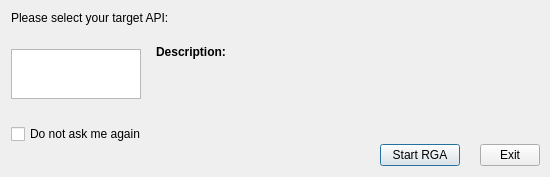
<?xml version="1.0" encoding="UTF-8"?>
<ui version="4.0">
 <class>RgStartupDialog</class>
 <widget class="QDialog" name="rgStartupDialog">
  <property name="windowModality">
   <enum>Qt::ApplicationModal</enum>
  </property>
  <property name="geometry">
   <rect>
    <x>0</x>
    <y>0</y>
    <width>550</width>
    <height>177</height>
   </rect>
  </property>
  <property name="sizePolicy">
   <sizepolicy hsizetype="Fixed" vsizetype="Fixed">
    <horstretch>0</horstretch>
    <verstretch>0</verstretch>
   </sizepolicy>
  </property>
  <property name="windowTitle">
   <string>Radeon GPU Analyzer</string>
  </property>
  <property name="windowIcon">
   <iconset resource="../resources/radeon_gpu_analyzer_gui.qrc">
    <normaloff>:/icons/rga_icon.png</normaloff>:/icons/rga_icon.png</iconset>
  </property>
  <property name="modal">
   <bool>true</bool>
  </property>
  <layout class="QVBoxLayout" name="verticalLayout_3">
   <property name="spacing">
    <number>0</number>
   </property>
   <property name="rightMargin">
    <number>10</number>
   </property>
   <item>
    <widget class="QLabel" name="selectTargetAPILabel">
     <property name="sizePolicy">
      <sizepolicy hsizetype="Expanding" vsizetype="Fixed">
       <horstretch>0</horstretch>
       <verstretch>0</verstretch>
      </sizepolicy>
     </property>
     <property name="text">
      <string>Please select your target API:</string>
     </property>
    </widget>
   </item>
   <item>
    <spacer name="verticalSpacer_2">
     <property name="orientation">
      <enum>Qt::Vertical</enum>
     </property>
     <property name="sizeType">
      <enum>QSizePolicy::Fixed</enum>
     </property>
     <property name="sizeHint" stdset="0">
      <size>
       <width>20</width>
       <height>20</height>
      </size>
     </property>
    </spacer>
   </item>
   <item>
    <layout class="QHBoxLayout" name="horizontalLayout">
     <property name="spacing">
      <number>15</number>
     </property>
     <item>
      <widget class="QListWidget" name="apiListWidget">
       <property name="sizePolicy">
        <sizepolicy hsizetype="Fixed" vsizetype="Minimum">
         <horstretch>0</horstretch>
         <verstretch>0</verstretch>
        </sizepolicy>
       </property>
       <property name="minimumSize">
        <size>
         <width>0</width>
         <height>50</height>
        </size>
       </property>
       <property name="maximumSize">
        <size>
         <width>130</width>
         <height>50</height>
        </size>
       </property>
      </widget>
     </item>
     <item>
      <layout class="QVBoxLayout" name="verticalLayout">
       <property name="spacing">
        <number>5</number>
       </property>
       <property name="topMargin">
        <number>0</number>
       </property>
       <item>
        <widget class="QLabel" name="descriptionLabel_1">
         <property name="sizePolicy">
          <sizepolicy hsizetype="Expanding" vsizetype="Fixed">
           <horstretch>0</horstretch>
           <verstretch>0</verstretch>
          </sizepolicy>
         </property>
         <property name="maximumSize">
          <size>
           <width>16777215</width>
           <height>20</height>
          </size>
         </property>
         <property name="font">
          <font>
           <weight>75</weight>
           <bold>true</bold>
          </font>
         </property>
         <property name="lineWidth">
          <number>0</number>
         </property>
         <property name="text">
          <string>Description:</string>
         </property>
         <property name="alignment">
          <set>Qt::AlignLeading|Qt::AlignLeft|Qt::AlignTop</set>
         </property>
        </widget>
       </item>
       <item>
        <widget class="QLabel" name="descriptionLabel">
         <property name="sizePolicy">
          <sizepolicy hsizetype="Preferred" vsizetype="Fixed">
           <horstretch>0</horstretch>
           <verstretch>0</verstretch>
          </sizepolicy>
         </property>
         <property name="minimumSize">
          <size>
           <width>0</width>
           <height>0</height>
          </size>
         </property>
         <property name="maximumSize">
          <size>
           <width>16777215</width>
           <height>70</height>
          </size>
         </property>
         <property name="text">
          <string>&lt;Description for the selected API&gt;</string>
         </property>
         <property name="alignment">
          <set>Qt::AlignLeading|Qt::AlignLeft|Qt::AlignTop</set>
         </property>
         <property name="wordWrap">
          <bool>false</bool>
         </property>
        </widget>
       </item>
      </layout>
     </item>
    </layout>
   </item>
   <item>
    <spacer name="verticalSpacer">
     <property name="orientation">
      <enum>Qt::Vertical</enum>
     </property>
     <property name="sizeType">
      <enum>QSizePolicy::Fixed</enum>
     </property>
     <property name="sizeHint" stdset="0">
      <size>
       <width>20</width>
       <height>20</height>
      </size>
     </property>
    </spacer>
   </item>
   <item>
    <widget class="QCheckBox" name="DoNotAskMeAgainCheckBox">
     <property name="sizePolicy">
      <sizepolicy hsizetype="Maximum" vsizetype="Fixed">
       <horstretch>0</horstretch>
       <verstretch>0</verstretch>
      </sizepolicy>
     </property>
     <property name="text">
      <string>Do not ask me again</string>
     </property>
    </widget>
   </item>
   <item>
    <layout class="QHBoxLayout" name="horizontalLayout_2">
     <property name="spacing">
      <number>20</number>
     </property>
     <property name="sizeConstraint">
      <enum>QLayout::SetDefaultConstraint</enum>
     </property>
     <property name="rightMargin">
      <number>0</number>
     </property>
     <property name="bottomMargin">
      <number>0</number>
     </property>
     <item>
      <spacer name="horizontalSpacer_3">
       <property name="orientation">
        <enum>Qt::Horizontal</enum>
       </property>
       <property name="sizeHint" stdset="0">
        <size>
         <width>40</width>
         <height>20</height>
        </size>
       </property>
      </spacer>
     </item>
     <item>
      <widget class="QPushButton" name="startRGAPushButton">
       <property name="text">
        <string>Start RGA</string>
       </property>
      </widget>
     </item>
     <item>
      <widget class="QPushButton" name="exitPushButton">
       <property name="maximumSize">
        <size>
         <width>60</width>
         <height>16777215</height>
        </size>
       </property>
       <property name="text">
        <string>Exit</string>
       </property>
      </widget>
     </item>
    </layout>
   </item>
  </layout>
 </widget>
 <layoutdefault spacing="6" margin="11"/>
 <resources>
  <include location="../resources/radeon_gpu_analyzer_gui.qrc"/>
 </resources>
 <connections/>
</ui>
